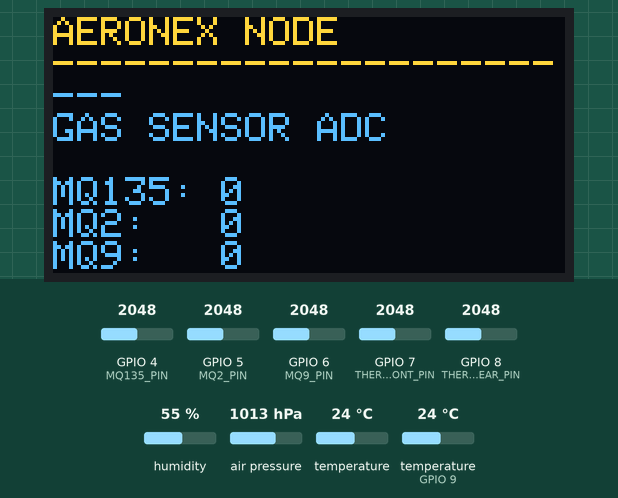
Recording of a sketch running on a simulated ESP32-S3. On the bench: 128×64 one-colour display. Inputs (shaded band) come from the test bench; at power-on: air pressure 1013 hPa, GPIO 4 (MQ135_PIN) = 2048, GPIO 5 (MQ2_PIN) = 2048, GPIO 6 (MQ9_PIN) = 2048, GPIO 7 (THERMISTOR_FRONT_PIN) = 2048, GPIO 8 (THERMISTOR_REAR_PIN) = 2048, humidity 55 %, temperature 24 °C, temperature (sensor on GPIO 9) 24 °C (analog values on the 0–4095 scale). The OLED is the two-colour kind (top 16 rows yellow); storage starts empty; what the sketch prints to the serial monitor is not drawn.

Above: at 5.8 s.
5.9 s: air pressure set to 952 hPa
At 10.3 s:
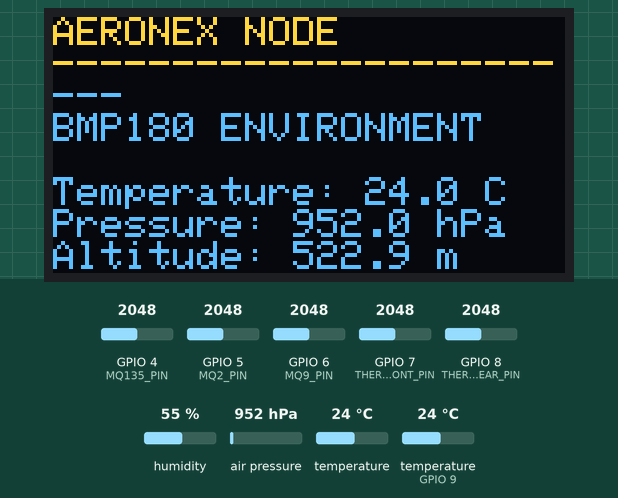
12.4 s: GPIO 4 (MQ135_PIN) set to 2866
At 13.9 s:
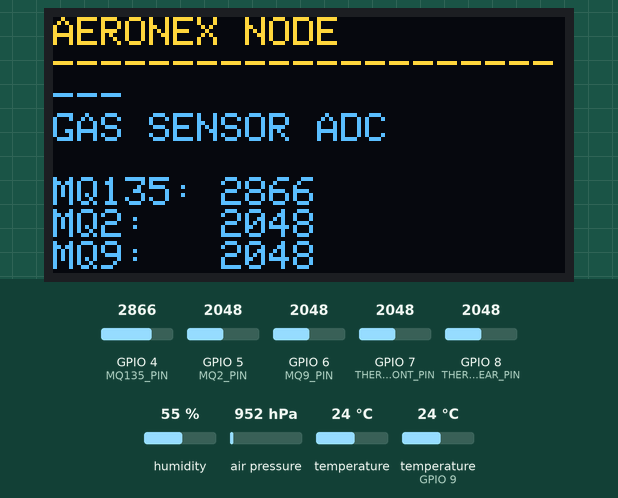
16.1 s: GPIO 5 (MQ2_PIN) set to 2866
At 20.8 s:
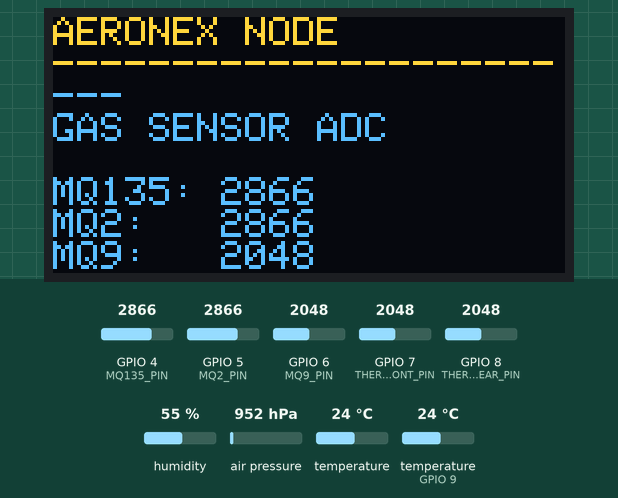
22.6 s: GPIO 6 (MQ9_PIN) set to 2866
At 28.4 s:
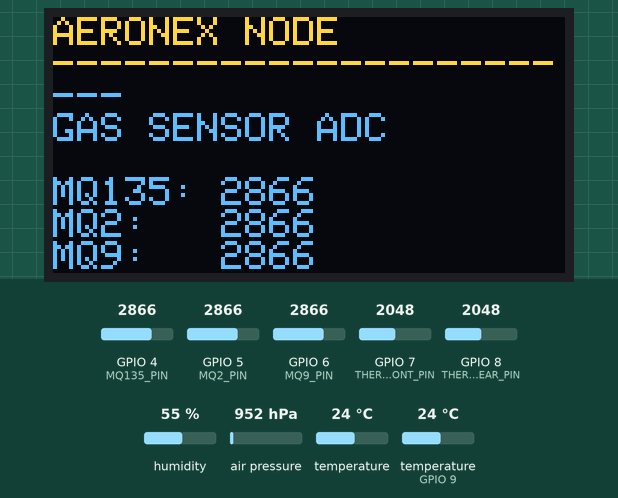
28.7 s: GPIO 7 (THERMISTOR_FRONT_PIN) set to 2866
At 30.1 s:
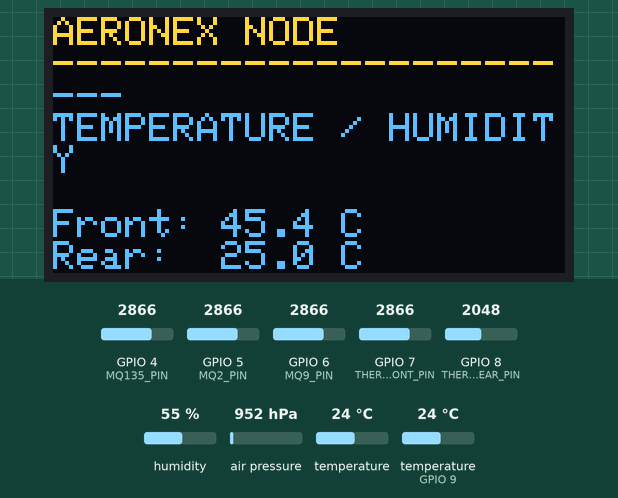
33.6 s: GPIO 8 (THERMISTOR_REAR_PIN) set to 2866
At 38.5 s:
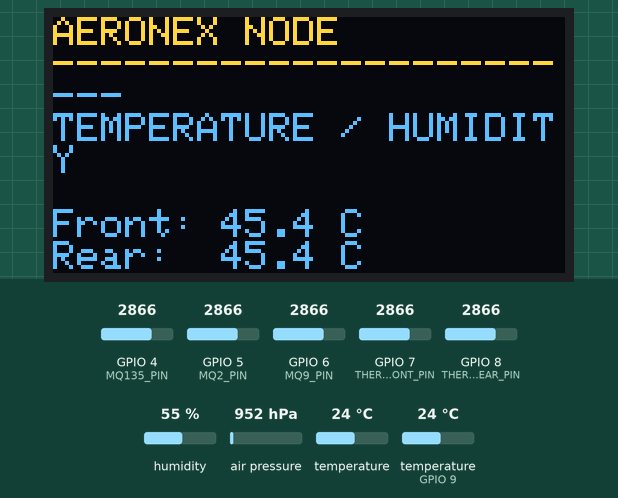
Timing chart, 0 to 40.0 s (numbered marks = the images above; inputs shaded):
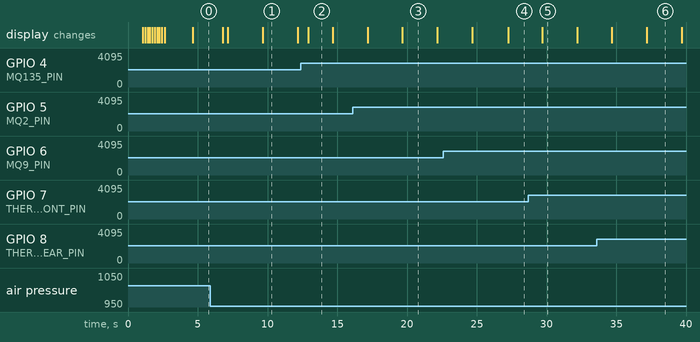

Measured:
- after the input at 12.4 s, the display: changes after 0.52 s (image 2)
- what the display in image 1 shows lasts 2.5 s, from 9.7 s to 12.2 s
- what the display in image 2 shows lasts 1.8 s, from 12.9 s to 14.7 s

The sketch:

aeronex_node.ino
```cpp
// ==================================================
// AERONEX node firmware (ESP32-S3 N16R8)
// Based on the hardware team's sketch (aeronex_wrong_thermistor_D0.ino). Only change: the OLED header now says
// "AERONEX NODE" and shows the hardware mode set by the gateway (MODE,normal|warning|silent). Everything else,
// including the CSV_DATA serial line that gateway/serial_bridge.py reads, is unchanged. See firmware/README.md.
// ==================================================
#include <Arduino.h>
#include <Wire.h>
#include <math.h>
#include <Adafruit_GFX.h>
#include <Adafruit_SSD1306.h>
#include <Adafruit_BMP085.h>
#include <DHT.h>
#include <FS.h>
#include <LittleFS.h>

// ==================================================
// AERONEX - ESP32-S3 N16R8
// ==================================================

// ---------------- PIN CONFIGURATION ----------------

#define MQ135_PIN 4
#define MQ2_PIN   5
#define MQ9_PIN   6

#define THERMISTOR_FRONT_PIN 7
#define THERMISTOR_REAR_PIN  8

#define DHT11_PIN 9
#define DHT_TYPE DHT11

#define OLED_SDA 11
#define OLED_SCL 12
#define OLED_ADDR 0x3C

#define BMP180_SDA 18
#define BMP180_SCL 17

#define SCREEN_WIDTH 128
#define SCREEN_HEIGHT 64

// ---------------- I2C BUSES ----------------

// Bus 0: OLED
// Bus 1: BMP180
TwoWire OLEDWire(0);
TwoWire BMPWire(1);

// ---------------- SENSOR OBJECTS ----------------

Adafruit_SSD1306 display(
  SCREEN_WIDTH,
  SCREEN_HEIGHT,
  &OLEDWire,
  -1
);

Adafruit_BMP085 bmp;
DHT dht(DHT11_PIN, DHT_TYPE);

bool oledReady = false;
bool bmpReady = false;
bool filesystemReady = false;

const char *LOG_FILE = "/sensor_log.csv";

// ---------------- THERMISTOR SETTINGS ----------------

// Assumes a 10k thermistor and 10k fixed resistor.
// Thermistor connected to 3.3V; fixed resistor to GND.
// ADC reads the junction between them.

const float SERIES_RESISTOR = 10000.0;
const float NOMINAL_RESISTANCE = 10000.0;
const float NOMINAL_TEMP_K = 298.15;
const float BETA_COEFFICIENT = 3950.0;

// ---------------- TIMERS ----------------

unsigned long lastReadTime = 0;
unsigned long lastDisplayPageTime = 0;

const unsigned long READ_INTERVAL = 2000;
const unsigned long PAGE_INTERVAL = 2500;

uint8_t displayPage = 0;
String hardwareMode = "normal";

// ---------------- SENSOR VALUES ----------------

int mq135Value = 0;
int mq2Value = 0;
int mq9Value = 0;

float frontTemp = NAN;
float rearTemp = NAN;

float dhtTemp = NAN;
float humidity = NAN;

float bmpTemp = NAN;
float pressureHpa = NAN;
float altitudeM = NAN;

// ==================================================
// THERMISTOR READING
// ==================================================

float readThermistorC(int pin) {
  int adc = analogRead(pin);

  if (adc <= 0 || adc >= 4095) {
    return NAN;
  }

  // Divider assumed:
  // 3.3V -> thermistor -> ADC -> fixed resistor -> GND

  float resistance =
      SERIES_RESISTOR * ((4095.0 / adc) - 1.0);

  if (resistance <= 0) {
    return NAN;
  }

  float steinhart =
      resistance / NOMINAL_RESISTANCE;

  steinhart = log(steinhart);
  steinhart /= BETA_COEFFICIENT;
  steinhart += 1.0 / NOMINAL_TEMP_K;
  steinhart = 1.0 / steinhart;

  return steinhart - 273.15;
}

// ==================================================
// SERIAL OUTPUT HELPERS
// ==================================================

void printTemperature(const char *label, float value) {
  Serial.print(label);

  if (isnan(value)) {
    Serial.println("Invalid / unavailable");
  } else {
    Serial.print(value, 2);
    Serial.println(" C");
  }
}

void writeCsvFloat(File &file, float value, int decimals = 2) {
  if (isnan(value)) {
    return;
  }

  file.print(value, decimals);
}

void initializeCsvLog() {
  if (!LittleFS.begin(true)) {
    Serial.println("ERROR: LittleFS initialization failed.");
    return;
  }

  filesystemReady = true;

  File logFile = LittleFS.open(LOG_FILE, FILE_APPEND);

  if (!logFile) {
    Serial.println("ERROR: Could not open sensor_log.csv.");
    filesystemReady = false;
    return;
  }

  if (logFile.size() == 0) {
    logFile.println(
      "timestamp_ms,mq135_raw_adc,mq2_raw_adc,mq9_raw_adc,"
      "dht11_temperature_c,dht11_humidity_percent,bmp180_temperature_c,"
      "pressure_hpa,altitude_m"
    );
  }

  logFile.close();
  Serial.println("CSV logging enabled: /sensor_log.csv");
}

void logSensorValuesToCsv() {
  if (!filesystemReady) {
    return;
  }

  File logFile = LittleFS.open(LOG_FILE, FILE_APPEND);

  if (!logFile) {
    Serial.println("ERROR: Could not append to sensor_log.csv.");
    return;
  }

  logFile.print(millis());
  logFile.print(',');
  logFile.print(mq135Value);
  logFile.print(',');
  logFile.print(mq2Value);
  logFile.print(',');
  logFile.print(mq9Value);
  logFile.print(',');
  writeCsvFloat(logFile, dhtTemp);
  logFile.print(',');
  writeCsvFloat(logFile, humidity);
  logFile.print(',');
  writeCsvFloat(logFile, bmpTemp);
  logFile.print(',');
  writeCsvFloat(logFile, pressureHpa);
  logFile.print(',');
  writeCsvFloat(logFile, altitudeM);
  logFile.println();
  logFile.close();
}

void printSerialCsvFloat(float value, int decimals = 2) {
  if (!isnan(value)) {
    Serial.print(value, decimals);
  }
}

void printSerialCsvRow() {
  Serial.print("CSV_DATA,");
  Serial.print(millis());
  Serial.print(',');
  Serial.print(mq135Value);
  Serial.print(',');
  Serial.print(mq2Value);
  Serial.print(',');
  Serial.print(mq9Value);
  Serial.print(',');
  printSerialCsvFloat(dhtTemp);
  Serial.print(',');
  printSerialCsvFloat(humidity);
  Serial.print(',');
  printSerialCsvFloat(bmpTemp);
  Serial.print(',');
  printSerialCsvFloat(pressureHpa);
  Serial.print(',');
  printSerialCsvFloat(altitudeM);
  Serial.println();
}

// ==================================================
// READ ALL SENSORS
// ==================================================

void readAllSensors() {
  // Gas sensor raw ADC readings
  mq135Value = analogRead(MQ135_PIN);
  mq2Value = analogRead(MQ2_PIN);
  mq9Value = analogRead(MQ9_PIN);

  // Thermistors
  frontTemp = readThermistorC(THERMISTOR_FRONT_PIN);
  rearTemp = readThermistorC(THERMISTOR_REAR_PIN);

  // DHT11
  dhtTemp = dht.readTemperature();
  humidity = dht.readHumidity();

  // BMP180
  if (bmpReady) {
    bmpTemp = bmp.readTemperature();
    pressureHpa = bmp.readPressure() / 100.0;
    altitudeM = bmp.readAltitude();
  }
}

// ==================================================
// SERIAL MONITOR REPORT
// ==================================================

void printSerialReport() {
  Serial.println();
  Serial.println("========================================");
  Serial.println("       AERONEX FLEET SENSOR REPORT");
  Serial.println("========================================");

  Serial.print("MQ-135 raw ADC: ");
  Serial.println(mq135Value);

  Serial.print("MQ-2   raw ADC: ");
  Serial.println(mq2Value);

  Serial.print("MQ-9   raw ADC: ");
  Serial.println(mq9Value);

  Serial.println("----------------------------------------");

  printTemperature("Front thermistor: ", frontTemp);
  printTemperature("Rear thermistor:  ", rearTemp);
  printTemperature("DHT11 temperature: ", dhtTemp);

  Serial.print("DHT11 humidity: ");

  if (isnan(humidity)) {
    Serial.println("Invalid / unavailable");
  } else {
    Serial.print(humidity, 2);
    Serial.println(" %");
  }

  Serial.println("----------------------------------------");

  printTemperature("BMP180 temperature: ", bmpTemp);

  Serial.print("Pressure: ");

  if (isnan(pressureHpa)) {
    Serial.println("Unavailable");
  } else {
    Serial.print(pressureHpa, 2);
    Serial.println(" hPa");
  }

  Serial.print("Estimated altitude: ");

  if (isnan(altitudeM)) {
    Serial.println("Unavailable");
  } else {
    Serial.print(altitudeM, 2);
    Serial.println(" m");
  }

  Serial.println("----------------------------------------");
}

// ==================================================
// OLED DISPLAY
// ==================================================

void drawHeader(const char *title) {
  display.clearDisplay();
  display.setTextColor(SSD1306_WHITE);
  display.setTextSize(1);
  display.setCursor(0, 0);

  display.print("AERONEX NODE");
  if (hardwareMode == "warning") {
    display.print(" !WARN");        // set by the gateway (MODE,warning) while this zone's AQI is above 300
  } else if (hardwareMode == "silent") {
    display.print(" (mute)");
  }
  display.println();
  display.println("------------------------");
  display.println(title);
  display.println();
}

void drawGasPage() {
  drawHeader("GAS SENSOR ADC");

  display.print("MQ135: ");
  display.println(mq135Value);

  display.print("MQ2:   ");
  display.println(mq2Value);

  display.print("MQ9:   ");
  display.println(mq9Value);

  display.println();
  display.println("Raw ADC: 0-4095");
}

void drawTemperaturePage() {
  drawHeader("TEMPERATURE / HUMIDITY");

  display.print("Front: ");

  if (isnan(frontTemp)) {
    display.println("--");
  } else {
    display.print(frontTemp, 1);
    display.println(" C");
  }

  display.print("Rear:  ");

  if (isnan(rearTemp)) {
    display.println("--");
  } else {
    display.print(rearTemp, 1);
    display.println(" C");
  }

  display.print("DHT11: ");

  if (isnan(dhtTemp)) {
    display.println("--");
  } else {
    display.print(dhtTemp, 1);
    display.println(" C");
  }

  display.print("Humidity: ");

  if (isnan(humidity)) {
    display.println("--");
  } else {
    display.print(humidity, 1);
    display.println(" %");
  }
}

void drawPressurePage() {
  drawHeader("BMP180 ENVIRONMENT");

  display.print("Temperature: ");

  if (isnan(bmpTemp)) {
    display.println("--");
  } else {
    display.print(bmpTemp, 1);
    display.println(" C");
  }

  display.print("Pressure: ");

  if (isnan(pressureHpa)) {
    display.println("--");
  } else {
    display.print(pressureHpa, 1);
    display.println(" hPa");
  }

  display.print("Altitude: ");

  if (isnan(altitudeM)) {
    display.println("--");
  } else {
    display.print(altitudeM, 1);
    display.println(" m");
  }
}

void animateLogo() {
  // Draw a compact animated AERONEX mark before the sensor pages start.
  for (int frame = 0; frame < 18; frame++) {
    display.clearDisplay();
    display.setTextColor(SSD1306_WHITE);

    // Expanding orbit around the A-shaped mark.
    int radius = 5 + frame * 2;
    display.drawCircle(64, 25, radius, SSD1306_WHITE);
    display.drawLine(54, 34, 64, 13, SSD1306_WHITE);
    display.drawLine(64, 13, 74, 34, SSD1306_WHITE);
    display.drawLine(58, 27, 70, 27, SSD1306_WHITE);

    display.setTextSize(1);
    display.setCursor(39, 43);
    display.print("AERONEX");
    display.setCursor(43, 54);
    display.print("STARTING");

    // Animate a short loading bar.
    display.drawRect(20, 3, 88, 5, SSD1306_WHITE);
    display.fillRect(22, 5, (frame * 5) % 84, 1, SSD1306_WHITE);

    display.display();
    delay(60);
  }
}
void updateOLED() {
  if (!oledReady) {
    return;
  }

  switch (displayPage) {
    case 0:
      drawGasPage();
      break;

    case 1:
      drawTemperaturePage();
      break;

    case 2:
      drawPressurePage();
      break;
  }

  display.display();
}

void readHardwareCommands() {
  if (!Serial.available()) {
    return;
  }

  String command = Serial.readStringUntil('\n');
  command.trim();
  if (!command.startsWith("MODE,")) {
    return;
  }

  String requestedMode = command.substring(5);
  if (requestedMode == "normal" || requestedMode == "warning" || requestedMode == "silent") {
    hardwareMode = requestedMode;
    Serial.print("MODE_SET,");
    Serial.println(hardwareMode);
  } else {
    Serial.println("MODE_ERROR,expected normal|warning|silent");
  }
}

// ==================================================
// SETUP
// ==================================================

void setup() {
  Serial.begin(115200);
  delay(1000);

  Serial.println();
  Serial.println("Starting AERONEX...");

  // ADC configuration
  analogReadResolution(12);
  analogSetAttenuation(ADC_11db);

  pinMode(MQ135_PIN, INPUT);
  pinMode(MQ2_PIN, INPUT);
  pinMode(MQ9_PIN, INPUT);

  pinMode(THERMISTOR_FRONT_PIN, INPUT);
  pinMode(THERMISTOR_REAR_PIN, INPUT);

  // Initialize independent I2C buses
  OLEDWire.begin(OLED_SDA, OLED_SCL, 100000);
  BMPWire.begin(BMP180_SDA, BMP180_SCL, 100000);

  // Initialize OLED
  oledReady = display.begin(
    SSD1306_SWITCHCAPVCC,
    OLED_ADDR,
    true,
    false
  );

  if (oledReady) {
    animateLogo();
    display.clearDisplay();
    display.setTextColor(SSD1306_WHITE);
    display.setTextSize(1);
    display.setCursor(0, 0);

    display.println("AERONEX");
    display.println();
    display.println("ESP32-S3 N16R8");
    display.println("Initializing...");
    display.display();

    Serial.println("OLED initialized.");
  } else {
    Serial.println("ERROR: OLED initialization failed.");
    Serial.println("Check wiring and I2C address.");
  }

  // Initialize DHT11
  dht.begin();

  // Initialize internal flash storage for CSV logging
  initializeCsvLog();

  // Initialize BMP180 on separate I2C bus
  bmpReady = bmp.begin(
    BMP085_ULTRAHIGHRES,
    &BMPWire
  );

  if (bmpReady) {
    Serial.println("BMP180 initialized.");
  } else {
    Serial.println("ERROR: BMP180 not detected.");
    Serial.println("Check SDA=18, SCL=17 and power.");
  }

  Serial.println("DHT11 initialized.");
  Serial.println("Setup complete.");

  delay(2000);

  lastReadTime = millis();
  lastDisplayPageTime = millis();
}

// ==================================================
// MAIN LOOP
// ==================================================

void loop() {
  unsigned long now = millis();

  readHardwareCommands();

  // Read sensors and print report every 2 seconds
  if (now - lastReadTime >= READ_INTERVAL) {
    lastReadTime = now;

    readAllSensors();
    printSerialReport();
    logSensorValuesToCsv();
    printSerialCsvRow();
  }

  // Rotate OLED pages every 2.5 seconds
  if (now - lastDisplayPageTime >= PAGE_INTERVAL) {
    lastDisplayPageTime = now;
    displayPage = (displayPage + 1) % 3;
  }

  updateOLED();
  delay(50);
}
```
